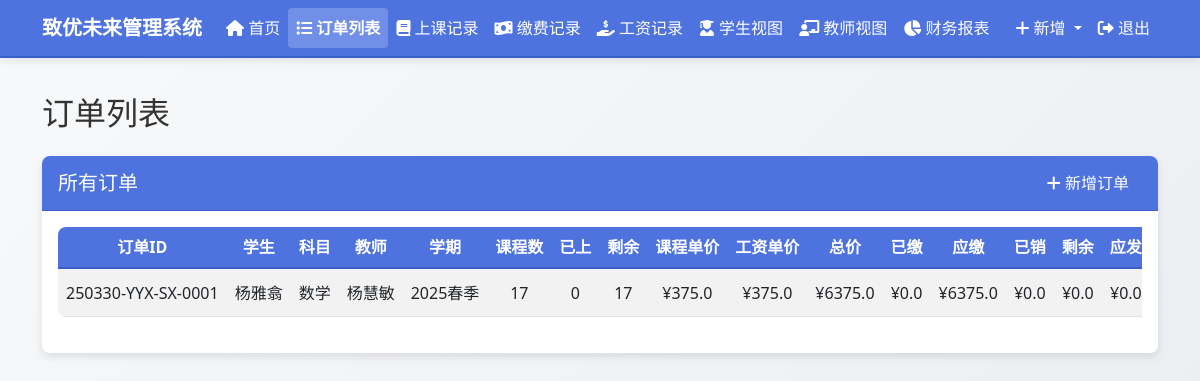
Page /orders (signed in) on the committed database.
### models.py (models this page shows, shortened)
class Order(db.Model):
    id = db.Column(db.Integer, primary_key=True)
    order_number = db.Column(db.String(50),
                             unique=True,
                             nullable=False,
                             default="")
    student_name = db.Column(db.String(100), nullable=False)
    subject = db.Column(db.String(100), nullable=False)
    teacher_name = db.Column(db.String(100), nullable=False)
    semester = db.Column(db.String(100), nullable=False)
    total_classes = db.Column(db.Integer, default=0)
    completed_classes = db.Column(db.Integer, default=0)
    remaining_classes = db.Column(db.Integer, default=0)
    class_price = db.Column(db.Float, default=0.0)
    salary_price = db.Column(db.Float, default=0.0)  # 新增工资单价字段
    total_price = db.Column(db.Float, default=0.0)
    paid_amount = db.Column(db.Float, default=0.0)
    used_amount = db.Column(db.Float, default=0.0)
    remaining_amount = db.Column(db.Float, default=0.0)  # 已缴费用 - 已销费用
    payable_amount = db.Column(db.Float, default=0.0)  # 订单总价 - 已缴费用
    payable_salary = db.Column(db.Float, default=0.0)
    paid_salary = db.Column(db.Float, default=0.0)
    remaining_salary = db.Column(db.Float, default=0.0)
    order_note = db.Column(db.Text, nullable=True)
    teacher_note = db.Column(db.Text, nullable=True)
    student_note = db.Column(db.Text, nullable=True)
    created_at = db.Column(db.DateTime, default=datetime.now)
    class_records = db.relationship('ClassRecord', backref='order', lazy=True)
    payment_records = db.relationship('PaymentRecord',
                                      backref='order',
                                      lazy=True)
    salary_records = db.relationship('SalaryRecord',
                                     backref='order',
                                     lazy=True)

### routes.py (the view)
@app.route('/orders')
@login_required
def order_list():
    orders = Order.query.order_by(Order.created_at.desc()).all()
    order_form = OrderForm()
    class_record_form = ClassRecordForm()
    payment_record_form = PaymentRecordForm()
    salary_record_form = SalaryRecordForm()
    orders_for_dropdown = Order.query.all()
    class_record_form.order_id.choices = [
        (order.id,
         f"{order.order_number} - {order.student_name} - {order.subject}")
        for order in orders_for_dropdown
    ]
    payment_record_form.order_id.choices = [
        (order.id,
         f"{order.order_number} - {order.student_name} - {order.subject}")
        for order in orders_for_dropdown
    ]
    salary_record_form.order_id.choices = [
        (order.id,
         f"{order.order_number} - {order.teacher_name} - {order.subject}")
        for order in orders_for_dropdown
    ]
    return render_template('order_list.html',
                           title='订单列表',
                           orders=orders,
                           order_form=order_form,
                           class_record_form=class_record_form,
                           payment_record_form=payment_record_form,
                           salary_record_form=salary_record_form,
                           edit_note_form=EditNoteForm())

### app.py (called while the page is built)
@login_manager.user_loader
def load_user(user_id):
    from models import User
    return User.query.get(int(user_id))

### templates/order_list.html (shortened to what this page needs)
{% extends "layout.html" %} {% block content %}
<h2 class="mb-4">订单列表</h2>
<div class="card">
    <div class="card-header d-flex justify-content-between align-items-center">
        <h5 class="mb-0">所有订单</h5>
        <button
            type="button"
            class="btn btn-primary"
            data-bs-toggle="modal"
            data-bs-target="#newOrderModal"
        >
            <i class="fas fa-plus"></i> 新增订单
        </button>
    </div>
    <div class="card-body">
        {% if orders %}
        <div class="table-responsive custom-table-container">
            <table class="table table-striped table-hover">
                <thead>
                    <tr>
                        <th>订单ID</th>
                        <th>学生</th>
                        <th>科目</th>
                        <th>教师</th>
                        <th>学期</th>
                        <th>课程数</th>
                        <th>已上</th>
                        <th>剩余</th>
                        <th>课程单价</th>
                        <th>工资单价</th>
                        <th>总价</th>
                        <th>已缴</th>
                        <th>应缴</th>
                        <th>已销</th>
                        <th>剩余</th>
                        <th>应发</th>
                    </tr>
                </thead>
                <tbody>
                    {% for order in orders %}
                    <tr>
                        <td>{{ order.order_number }}</td>
                        <td>{{ order.student_name }}</td>
                        <td>{{ order.subject }}</td>
                        <td>{{ order.teacher_name }}</td>
                        <td>{{ order.semester }}</td>
                        <td>{{ order.total_classes }}</td>
                        <td>{{ order.completed_classes }}</td>
                        <td>{{ order.remaining_classes }}</td>
                        <td>¥{{ order.class_price }}</td>
                        <td>¥{{ order.salary_price }}</td>
                        <td>¥{{ order.total_price }}</td>
                        <td>¥{{ order.paid_amount }}</td>
                        <td>¥{{ order.payable_amount }}</td>
                        <td>¥{{ order.used_amount }}</td>
                        <td>¥{{ order.remaining_amount }}</td>
                        <td>¥{{ order.payable_salary }}</td>
                    </tr>
                    {% endfor %}
                </tbody>
            </table>
        </div>
        {% else %}
        <div class="alert alert-info">暂无订单数据</div>
        {% endif %}
    </div>
</div>
{% endblock %}

### static/css/style.css (style rules this page uses)
.custom-table-container { position: relative; overflow-x: auto; overflow-y: visible; margin-bottom: 20px; }
.custom-table-container table { white-space: nowrap; margin-bottom: 0; }
td { position: relative; }
body { font-family: 'Segoe UI', Tahoma, Geneva, Verdana, sans-serif; color: #333; background-color: #f8f9fa; background-image: linear-gradient(135deg, #f8f9fa 0%, #e9ecef 100%); background-attachment: fixed; }
.card { border: none; border-radius: 8px; box-shadow: 0 4px 8px rgba(0, 0, 0, 0.1); margin-bottom: 20px; background-color: #fff; transition: transform 0.2s ease-in-out; }
.card-header { border-radius: 8px 8px 0 0 !important; font-weight: bold; background-color: #4e73df !important; color: white; border-bottom: 1px solid #3a5fc9; }
.table { background-color: #fff; border-radius: 8px; overflow: hidden; }
.table thead th { background-color: #4e73df; color: white; border-bottom: 2px solid #3a5fc9; text-align: center; vertical-align: middle; }
.table tbody td { text-align: center; vertical-align: middle; }
.btn-primary { background-color: #4e73df; border-color: #4e73df; }

### rows in the picture
Order: order_number "250330-YYX-SX-0001", student_name "杨雅翕", subject "数学", teacher_name "杨慧敏", semester "2025春季", total_classes "17", completed_classes "0", remaining_classes "17", class_price "375.0", salary_price "375.0", total_price "6375.0", paid_amount "0.0", payable_amount "6375.0", used_amount "0.0", remaining_amount "0.0", payable_salary "0.0"
